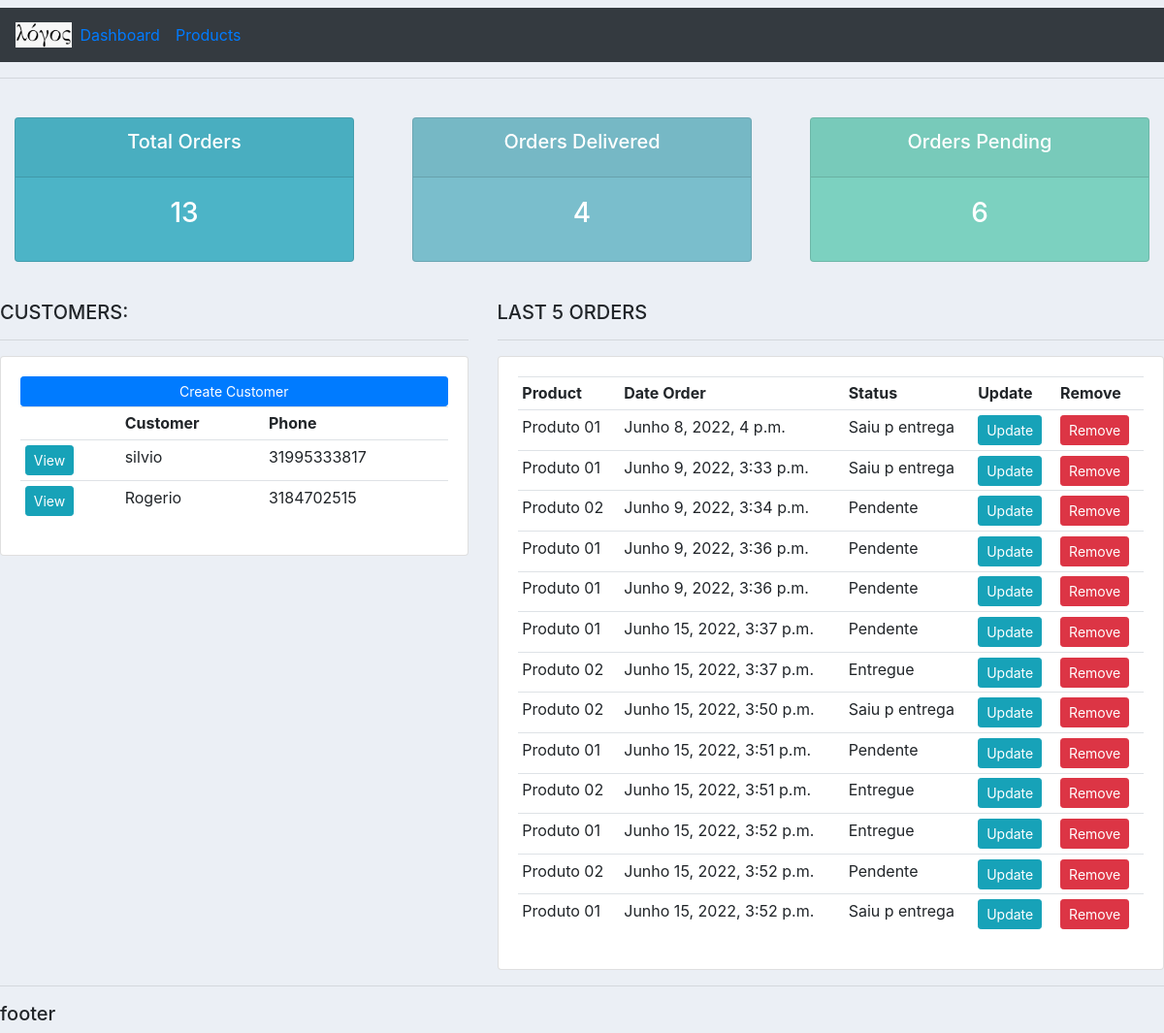
The page / on the database its author committed.
### accounts/models.py (models this page shows, shortened)
class Customer(models.Model):
    name = models.CharField(max_length=200, null=True)
    phone = models.CharField(max_length=200, null=True)
    email = models.CharField(max_length=200, null=True)
    date_created = models.DateTimeField(auto_now_add=True,null=True)

class Order(models.Model):
    STATUS = (('Pendente','Pendente'),
              ('Saiu p entrega', 'Saiu p entrega'),
              ('Entregue','Entregue'))
    customer = models.ForeignKey(Customer, null=True, on_delete=models.SET_NULL)
    product = models.ForeignKey(Products, null=True, on_delete=models.SET_NULL)
    status = models.CharField(max_length=200, null=True, choices=STATUS)
    date_created = models.DateTimeField(auto_now_add=True,  null=True)
    note = models.CharField(max_length=500, null=True)

class Products(models.Model):
    CATEGORY = (('in','in'),('out','out'))
    name = models.CharField(max_length=200, null=True)
    price = models.FloatField(null=True)
    category = models.CharField(max_length=200, null=True, choices=CATEGORY)
    description = models.CharField(max_length=200, null=True, blank=True)
    date_created = models.DateTimeField(auto_now_add=True,  null=True)
    tags = models.ManyToManyField(Tag)
    def __str__(self):
        return self.name

### accounts/views.py (the view)
# urls.py: path('', views.home, name="home"),
def home(request):
    customer_list = Customer.objects.all()
    order_list = Order.objects.all()
    total_orders = order_list.count()
    delivered = order_list.filter(status='Saiu p entrega').count()
    pending = order_list.filter(status='Pendente').count()
    context = {'customer_list':customer_list, 'order_list':order_list,'total_orders':total_orders, 'delivered':delivered,'pending':pending}
    return render(request, 'accounts/dashboard.html', context)

### accounts/templates/accounts/dashboard.html
{% extends 'accounts/main.html' %}
{% block content %}
{% include 'accounts/status.html' %}
<br>
<div class="row">
	<div class="col-md-5">
		<h5>CUSTOMERS:</h5>
		<hr>
		<div class="card card-body">
			<a class="btn btn-primary  btn-sm btn-block" href="">Create Customer</a>
			<table class="table table-sm">
				<tr>
					<th></th>
					<th>Customer</th>
					<th>Phone</th>
				</tr>
				{% for c in customer_list %}
				<tr>
					<td><a class="btn btn-sm btn-info" href="{% url 'customer' c.id %}">View</a></td>
					<td>{{c.name}}</td>
					<td>{{c.phone}}</td>
				</tr>
				{% endfor %}
			</table>
		</div>
	</div>
	<div class="col-md-7">
		<h5>LAST 5 ORDERS</h5>
		<hr>
		<div class="card card-body">
			<table class="table table-sm">
				<tr>
					<th>Product</th>
					<th>Date Order</th>
					<th>Status</th>
					<th>Update</th>
					<th>Remove</th>
					{% for order in order_list %}
					<tr>
						<td>{{order.product}}</td>
						<td>{{order.date_created}}</td>
						<td>{{order.status}}</td>
						<td><a class="btn btn-sm btn-info" href="{% url 'update_order' order.id %}">Update</a></td>
						<td><a class="btn btn-sm btn-danger" href="{% url 'delete_order' order.id %}">Remove</a></td
					</tr>
					{% endfor %}
			</table>
		</div>
	</div>
</div>
{% endblock %}

### static/css/main.css (style rules this page uses)
body { background-color: #ebeff5; }

### rows shown on the page
Customer: name "silvio", phone "31995333817"
Customer: name "Rogerio", phone "3184702515"
Order: product "Produto 01", date_created "Junho 8, 2022, 4 p.m.", status "Saiu p entrega"
Order: product "Produto 01", date_created "Junho 9, 2022, 3:33 p.m.", status "Saiu p entrega"
Order: product "Produto 02", date_created "Junho 9, 2022, 3:34 p.m.", status "Pendente"
Order: product "Produto 01", date_created "Junho 9, 2022, 3:36 p.m.", status "Pendente"
Order: product "Produto 01", date_created "Junho 9, 2022, 3:36 p.m.", status "Pendente"
Order: product "Produto 01", date_created "Junho 15, 2022, 3:37 p.m.", status "Pendente"
Order: product "Produto 02", date_created "Junho 15, 2022, 3:37 p.m.", status "Entregue"
Order: product "Produto 02", date_created "Junho 15, 2022, 3:50 p.m.", status "Saiu p entrega"
Order: product "Produto 01", date_created "Junho 15, 2022, 3:51 p.m.", status "Pendente"
Order: product "Produto 02", date_created "Junho 15, 2022, 3:51 p.m.", status "Entregue"
Order: product "Produto 01", date_created "Junho 15, 2022, 3:52 p.m.", status "Entregue"
Order: product "Produto 02", date_created "Junho 15, 2022, 3:52 p.m.", status "Pendente"
Order: product "Produto 01", date_created "Junho 15, 2022, 3:52 p.m.", status "Saiu p entrega"

### other values the page prints
{{ total_orders }} "13"
{{ delivered }} "4"
{{ pending }} "6"
